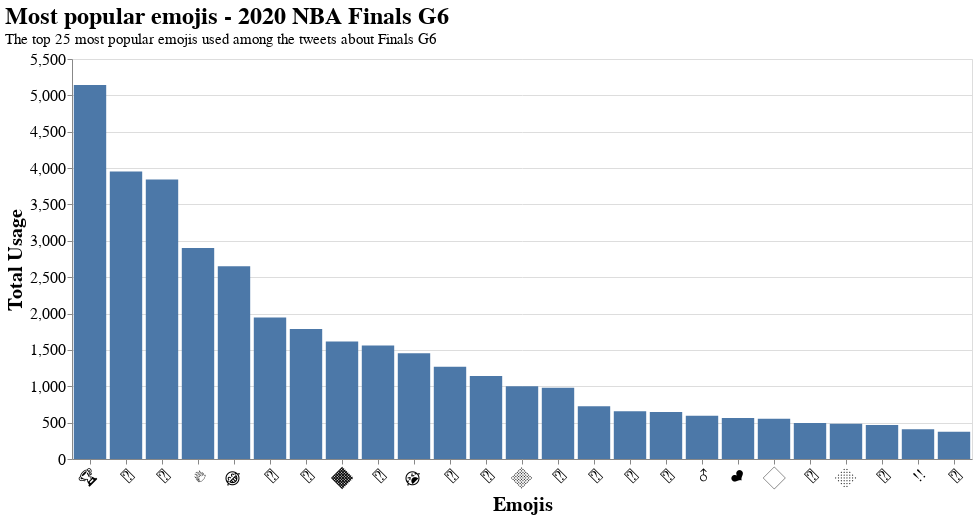

The cell this chart's notebook holds for it:
### Code cell
c1=count[:25]

alt.Chart(c1).mark_bar().encode(
    x=alt.X('emojis',sort=['count'],title='Emojis',axis=alt.Axis(labelAngle=-45)),
    y=alt.Y('count',title='Total Usage')
).properties(width=900,height=400,title={
      "text": ["Most popular emojis - 2020 NBA Finals G6"],
      "subtitle":["The top 25 most popular emojis used among the tweets about Finals G6"]  
    }).configure_axis(
    labelFontSize=16,
    titleFontSize=20
).configure_title(
    anchor='start',
    fontSize = 24,
    subtitleFontSize = 15
)

### Figure 1 — Vega-Lite specification as saved in the notebook (floating-point values rounded to 4 significant figures)
{"config": {"view": {"continuousWidth": 400, "continuousHeight": 300}, "axis": {"labelFontSize": 16, "titleFontSize": 20}, "title": {"anchor": "start", "fontSize": 24, "subtitleFontSize": 15}}, "data": {"name": "data-0210be35b6d677cbfdc142b6e8a3501a"}, "mark": "bar", "encoding": {"x": {"type": "nominal", "axis": {"labelAngle": -45}, "field": "emojis", "sort": ["count"], "title": "Emojis"}, "y": {"type": "quantitative", "field": "count", "title": "Total Usage"}}, "height": 400, "title": {"text": ["Most popular emojis - 2020 NBA Finals G6"], "subtitle": ["The top 25 most popular emojis used among the tweets about Finals G6"]}, "width": 900, "$schema": "https://vega.github.io/schema/vega-lite/v4.8.1.json", "datasets": {"data-0210be35b6d677cbfdc142b6e8a3501a": [{"emojis": "🏆", "count": 5144}, {"emojis": "💜", "count": 3953}, {"emojis": "💛", "count": 3842}, {"emojis": "🔥", "count": 2902}, {"emojis": "😂", "count": 2649}, {"emojis": "🏀", "count": 1947}, {"emojis": "👑", "count": 1787}, {"emojis": "🏾", "count": 1617}, {"emojis": "👏", "count": 1562}, {"emojis": "😭", "count": 1454}, {"emojis": "🐐", "count": 1270}, {"emojis": "🤣", "count": 1141}, {"emojis": "🏽", "count": 1002}, {"emojis": "💪", "count": 979}, {"emojis": "🙌", "count": 726}, {"emojis": "🎉", "count": 658}, {"emojis": "🙏", "count": 645}, {"emojis": "♂", "count": 596}, {"emojis": "❤", "count": 565}, {"emojis": "🏻", "count": 553}, {"emojis": "😤", "count": 495}, {"emojis": "🏼", "count": 484}, {"emojis": "💍", "count": 469}, {"emojis": "‼", "count": 409}, {"emojis": "🐍", "count": 375}]}}
